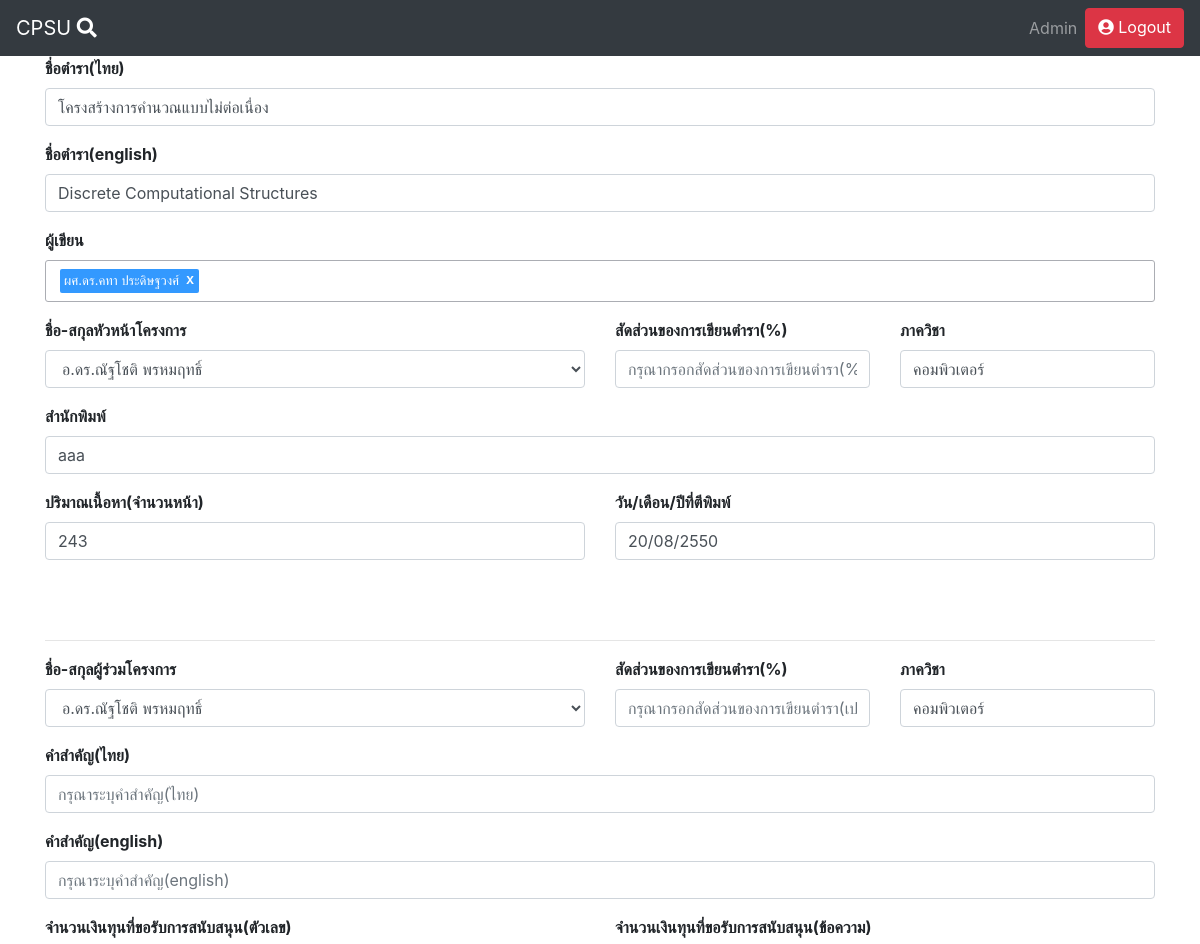
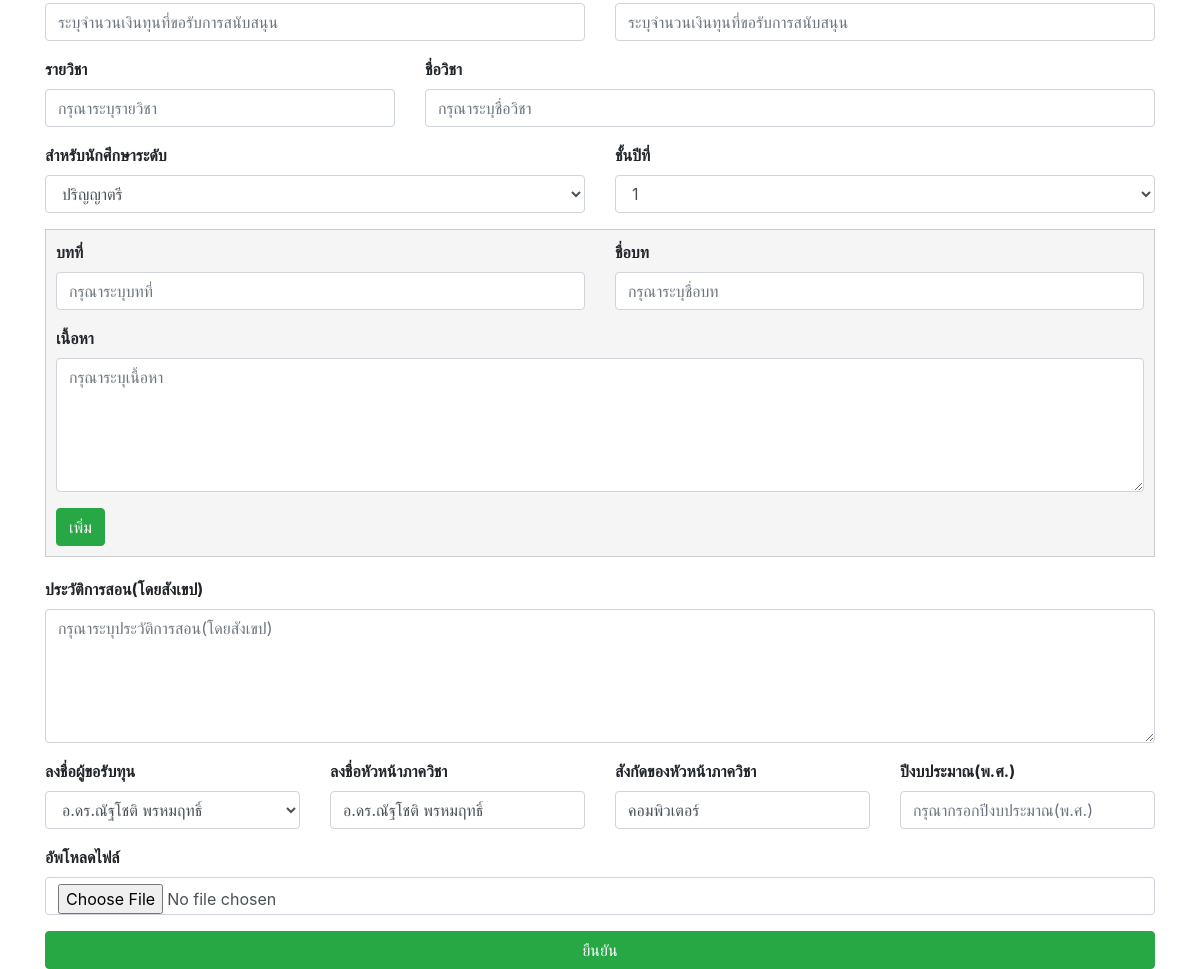
Screenshot of /admin/scholarship_book.php?id=19 (signed in) with the database file from the repository (2 pictures, top to bottom).
### tables this page shows
CREATE TABLE `scholarship_book` (
  `year` varchar(255) NOT NULL,
  `date` varchar(255) NOT NULL,
  `titleTH` varchar(255) NOT NULL,
  `titleEN` varchar(255) NOT NULL,
  `author` varchar(255) NOT NULL,
  `writer_name` varchar(255) NOT NULL,
  `writer_department` varchar(255) NOT NULL,
  `write_ratio` varchar(255) NOT NULL,
  `co_writer_name` varchar(255) NOT NULL,
  `co_writer_department` varchar(255) NOT NULL,
  `co_write_ratio` varchar(255) NOT NULL,
  `keywordTH` varchar(255) NOT NULL,
  `keywordEN` varchar(255) NOT NULL,
  `amount` varchar(255) NOT NULL,
  `amount_text` varchar(255) NOT NULL,
  `subject_no` varchar(255) NOT NULL,
  `subject` varchar(255) NOT NULL,
  `for_student` varchar(255) NOT NULL,
  `student_year` varchar(255) NOT NULL,
  `page_amount` varchar(255) NOT NULL,
  `chapter_no` varchar(255) NOT NULL,
  `chapter_name` text NOT NULL,
  `content` text NOT NULL,
  `teaching_history` varchar(255) NOT NULL,
  `applicant` varchar(255) NOT NULL,
  `head_of_department` varchar(255) NOT NULL,
  `department_name` varchar(255) NOT NULL,
  `publisher` varchar(255) NOT NULL,
  `id` int(11) NOT NULL,
  `type` varchar(255) NOT NULL,
  `file_path` varchar(255) NOT NULL,
  `check_scholarship` varchar(255) NOT NULL
);

CREATE TABLE `teacher` (
  `teacher_code` varchar(255) NOT NULL,
  `title` varchar(255) NOT NULL,
  `name` varchar(255) NOT NULL,
  `status` varchar(255) NOT NULL,
  `position` varchar(255) NOT NULL,
  `id` int(50) NOT NULL
);

### admin/scholarship_book.php (the view, shortened to what this page needs)
<!DOCTYPE html>
<html lang="en" dir="ltr">
  <head>
    <link rel="stylesheet" href="https://maxcdn.bootstrapcdn.com/bootstrap/4.5.0/css/bootstrap.min.css">
    <link rel="stylesheet" href="https://use.fontawesome.com/releases/v5.7.0/css/all.css">
    <link rel="stylesheet" href="http://localhost/seniorproject/fm.tagator.jquery.css">
  </head>
  <body>
    <?php require('../navbar.php');?>
    <?php
      $servername = "localhost";
      $username = "root";
      $password = "";
      $dbname = "test";
      $conn = new mysqli($servername, $username, $password, $dbname);
      $id=$_GET['id'];
      $sql = "SELECT * FROM `scholarship_book` WHERE `id`=$id";
      $result = $conn->query($sql);
      $row = $result->fetch_assoc();
      $titleTH=$row['titleTH'];
      $titleEN=$row['titleEN'];
      $page_amount=$row['page_amount'];
      $publisher=$row['publisher'];
      $date=$row['date'];
      $sql = "SELECT * FROM `teacher` WHERE `position`='หัวหน้าภาควิชา'";
      $result = $conn->query($sql);
      $row = $result->fetch_assoc();
      $head_of_department=$row['title'].$row['name'];
      $active="Active";
      $sql = "SELECT * FROM `teacher` WHERE `status`='$active'";
      $result = $conn->query($sql);
      if ($result->num_rows > 0) {
        $teacher_name=[];
        while($row = $result->fetch_assoc())  {
          array_push($teacher_name,$row['title'].$row['name']);
        }
        array_push($teacher_name,'-');
      }
    ?>
    <div class="container">
      <form action="scholarship_book.php/?id=<?php echo $_GET['id']; ?>" method="post" enctype="multipart/form-data">
          <div class="form-group">
            <label for="titleTH"><strong>ชื่อตำรา(ไทย)</strong></label>
            <input type="text" class="form-control" placeholder="กรุณากรอกชื่อตำรา(ไทย)" name="titleTH" value="<?php echo $titleTH; ?>">
          </div>
          <div class="form-group">
            <label for="titleEN"><strong>ชื่อตำรา(english)</strong></label>
            <input type="text" class="form-control" placeholder="กรุณากรอกชื่อตำรา(english)" name="titleEN" value="<?php echo $titleEN; ?>">
          </div>
          <div class="form-group">
            <label for="author"><strong>ผู้เขียน</strong></label>
          </div>
          <div class='row'>
            <div class="form-group col-md-6">
              <label for="writer_name"><strong>ชื่อ-สกุลหัวหน้าโครงการ</strong></label>
              <select class="form-control" name="writer_name">
                  <?php
                    foreach ($teacher_name as $name) {
                        echo "<option value='$name'>$name</option>";
                    }
                  ?>
              </select>
            </div>
            <div class="form-group col-md-3">
              <label for="write_ratio"><strong>สัดส่วนของการเขียนตำรา(%)</strong></label>
              <input type="text" class="form-control" placeholder="กรุณากรอกสัดส่วนของการเขียนตำรา(%)" name="write_ratio">
            </div>
            <div class="form-group col-md-3">
              <label for="writer_department"><strong>ภาควิชา</strong></label>
              <input type="text" class="form-control" placeholder="กรุณากรอกภาควิชา" name="writer_department" value="คอมพิวเตอร์">
            </div>
          </div>
          <div class="form-group">
            <label for="publisher"><strong>สำนักพิมพ์</strong></label>
            <input type="text" class="form-control" placeholder="กรุณาระบุสำนักพิมพ์" name="publisher" value="<?php echo $publisher; ?>">
          </div>
          <div class='row'>
            <div class="form-group col-md-6">
              <label for="page_amount"><strong>ปริมาณเนื้อหา(จำนวนหน้า)</strong></label>
              <input type="text" class="form-control" placeholder="กรุณาระบุจำนวนหน้า" name="page_amount" value="<?php echo $page_amount; ?>">
            </div>
            <div class="form-group col-md-6">
              <label for="date"><strong>วัน/เดือน/ปีที่ตีพิมพ์</strong></label>
              <input type="text" class="form-control" placeholder="กรุณาระบุวัน/เดือน/ปี" name="date" value="<?php echo $date; ?>">
            </div>
          </div>
          <br>
          <br>
          <hr>
          <div class='row'>
            <div class="form-group col-md-6">
              <label for="co_writer_name"><strong>ชื่อ-สกุลผู้ร่วมโครงการ</strong></label>
              <select class="form-control" name="co_writer_name">
                <?php
                  foreach ($teacher_name as $name) {
                      echo "<option value='$name'>$name</option>";
                  }
                ?>
              </select>
            </div>
            <div class="form-group col-md-3">
              <label for="co_write_ratio"><strong>สัดส่วนของการเขียนตำรา(%)</strong></label>
              <input type="text" class="form-control" placeholder="กรุณากรอกสัดส่วนของการเขียนตำรา(เปอร์เซ็นต์)" name="co_write_ratio">
            </div>
            <div class="form-group col-md-3">
              <label for="co_writer_department"><strong>ภาควิชา</strong></label>
              <input type="text" class="form-control" placeholder="กรุณากรอกภาควิชา" name="co_writer_department" value="คอมพิวเตอร์">
            </div>
          </div>
          <div class="form-group">
            <label for="keywordTH"><strong>คำสำคัญ(ไทย)</strong></label>
            <input type="text" class="form-control" placeholder="กรุณาระบุคำสำคัญ(ไทย)" name="keywordTH">
          </div>
          <div class="form-group">
            <label for="keywordEN"><strong>คำสำคัญ(english)</strong></label>
            <input type="text" class="form-control" placeholder="กรุณาระบุคำสำคัญ(english)" name="keywordEN">
          </div>
          <div class='row'>
            <div class="form-group col-md-6">
              <label for="amount"><strong>จำนวนเงินทุนที่ขอรับการสนับสนุน(ตัวเลข)</strong></label>
              <input type="text" class="form-control" placeholder="ระบุจำนวนเงินทุนที่ขอรับการสนับสนุน" name="amount">
            </div>
            <div class="form-group col-md-6">
              <label for="amount_text"><strong>จำนวนเงินทุนที่ขอรับการสนับสนุน(ข้อความ)</strong></label>
              <input type="text" class="form-control" placeholder="ระบุจำนวนเงินทุนที่ขอรับการสนับสนุน" name="amount_text">
            </div>
          </div>
          <div class='row'>
            <div class="form-group col-md-4">
              <label for="subject_no"><strong>รายวิชา</strong></label>
              <input type="text" class="form-control" placeholder="กรุณาระบุรายวิชา" name="subject_no">
            </div>
            <div class="form-group col-md-8">
              <label for="subject"><strong>ชื่อวิชา</strong></label>
              <input type="text" class="form-control" placeholder="กรุณาระบุชื่อวิชา" name="subject">
            </div>
          </div>
          <div class='row'>
            <div class="form-group col-md-6">
              <label for="for_student"><strong>สำหรับนักศึกษาระดับ</strong></label>
              <select class="form-control" name="for_student">
                  <option value="ปริญญาตรี">ปริญญาตรี</option>
              </select>
            </div>
            <div class="form-group col-md-6">
              <label for="student_year"><strong>ชั้นปีที่</strong></label>
              <select class="form-control" name="student_year">
                  <option value="1">1</option>
              </select>
            </div>
          </div>
          <div class="field_wrapper">
            <div style="border:1px solid #cdcdcd; padding:10px; margin-bottom:20px;background-color:#f5f5f5">
              <div class='row'>
                <div class="form-group col-md-6">
                  <label for="chapter_no_3"><strong>บทที่</strong></label>
                  <input type="text" class="form-control" placeholder="กรุณาระบุบทที่" name="chapter_no[]">
                </div>
                <div class="form-group col-md-6">
                  <label for="chapter_name_3"><strong>ชื่อบท</strong></label>
                  <input type="text" class="form-control" placeholder="กรุณาระบุชื่อบท" name="chapter_name[]">
                </div>
              </div>
              <div class="form-group">
                <label for="content_3"><strong>เนื้อหา</strong></label>
                <textarea type="text" class="form-control" placeholder="กรุณาระบุเนื้อหา" rows="5" name="content[]"></textarea>
              </div>
              <a href="javascript:void(0);" class="add_button btn btn-success" title="Add field">เพิ่ม</a>
              <br>
            </div>
          </div>
          <div class="form-group">
            <label for="teaching_history"><strong>ประวัติการสอน(โดยสังเขป)</strong></label>
            <textarea type="text" class="form-control" placeholder="กรุณาระบุประวัติการสอน(โดยสังเขป)" rows="5" name="teaching_history"></textarea>
          </div>
          <div class='row'>
            <div class="form-group col-md-3">
              <label for="applicant"><strong>ลงชื่อผู้ขอรับทุน</strong></label>
              <select class="form-control" name="applicant">
                  <?php
                    foreach ($teacher_name as $name) {
                      echo "<option value='$name'>$name</option>";
                    }
                  ?>
              </select>
            </div>
            <div class="form-group col-md-3">
              <label for="head_of_department"><strong>ลงชื่อหัวหน้าภาควิชา</strong></label>
              <input type="text" class="form-control" placeholder="กรุณาระบุชื่อหัวหน้าภาควิชา" name="head_of_department" value="<?php echo $head_of_department; ?>">
            </div>
            <div class="form-group col-md-3">
              <label for="department_name"><strong>สังกัดของหัวหน้าภาควิชา</strong></label>
              <input type="text" class="form-control" placeholder="กรุณาระบุสังกัดภาควิชา" name="department_name" value="คอมพิวเตอร์">
            </div>
            <div class="form-group col-md-3">
              <label for="year"><strong>ปีงบประมาณ(พ.ศ.)</strong></label>
              <input type="text" class="form-control" placeholder="กรุณากรอกปีงบประมาณ(พ.ศ.)" name="year">
            </div>
          </div>
          <div class="form-group">
            <label for="book_file"><strong>อัพโหลดไฟล์</strong></label>
            <input type="file" class="form-control" placeholder="อัพโหลดไฟล์" name="book_file">
          </div>
          <button type="submit" class="btn btn-success btn-block">ยืนยัน</button>
      </form>
    </div>
  </body>
</html>

### rows the page displays
scholarship_book: titleTH "โครงสร้างการคำนวณแบบไม่ต่อเนื่อง", titleEN "Discrete Computational Structures", publisher "aaa", page_amount "243", date "20/08/2550"
teacher: head_of_department "อ.ดร.ณัฐโชติ พรหมฤทธิ์"

### other values shown
form field writer_name "อ.ดร.ณัฐโชติ พรหมฤทธิ์"
form field co_writer_name "อ.ดร.ณัฐโชติ พรหมฤทธิ์"
form field applicant "อ.ดร.ณัฐโชติ พรหมฤทธิ์"
